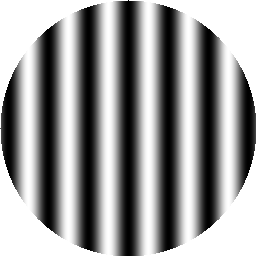
#> input picture stimuli/gabor.png, 256 x 256 px
$ python image_processing.py
#> lines starting #> are read from the running program, lines starting #| are printed output that depends on the picture; after the words box and inside, x2 and y2 are one past the last pixel; in counts of white or black regions, pixels touching at a corner belong together
from pathlib import Path

from PIL import Image, ImageOps, ImageFilter
import numpy as np


def prepare_image(
    input_path: Path,
    m: int,
    red_rgb255 : tuple,
    green_rgb255: tuple,
    output_path: Path | None = None,
    ori: int | None = None
) -> dict:
    """
    Preparing an image to be displayed in a DCM experiment as folows:
    1. Loading image on a transparent or white background.
    2. Making visible pixels grayscale, background white (temporaly colors).
    3. Stretching to fit m×m square.
    4. Applying Gaussian smoothing with a specified radius.
    5. Dithering to black & white
    6. Repainting white to color_background, black to color_object.

    If ori is not None, the relative size of the stimulus on the background would be normalized to allow
        the full display of the stimulus with all possible degrees of rotation.
    """
#> called with m = 175, red_rgb255 = (150, 110, 0), green_rgb255 = (110, 150, 0), ori = 0

    stim: Image = Image.open(input_path).convert("RGBA")
#> stim is the input picture: PIL image 256x256 RGBA; mean R, G, B, A 153.8, 153.8, 153.8, 255
    _r, _g, _b, alpha = stim.split()
#> alpha: PIL image 256x256 L; every value is 255

    stim= stim.convert("L")  # to graysclale
    white_bg = Image.new("L", stim.size, 255)
    img = Image.composite(stim, white_bg, alpha)

    if ori is not None:
        m_normalized = int(m/np.sqrt(2))
        img = img.resize((m_normalized, m_normalized), Image.Resampling.LANCZOS)
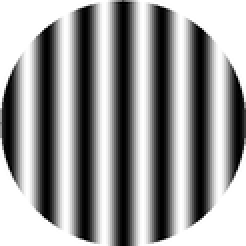
#> img: PIL image 123x123 L (shown 2 times larger); min 0, max 255, mean 153.6
        offset = ((m - m_normalized)//2, (m-m_normalized)//2)

        canvas = Image.new("L", (m,m), 255)
#> canvas: PIL image 175x175 L; every value is 255
        canvas.paste(img, offset)
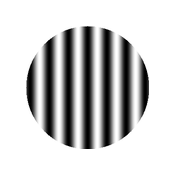
#> canvas: PIL image 175x175 L; min 0, max 255, mean 204.9
        canvas = canvas.rotate(ori, expand = False, fillcolor = 255)
    elif ori is None:
        img = img.resize((m, m), Image.Resampling.LANCZOS)
        canvas = img

    blur_radius = round(m/20)
    filter_for_blurring = ImageFilter.GaussianBlur(blur_radius)
    canvas = canvas.filter(filter_for_blurring)
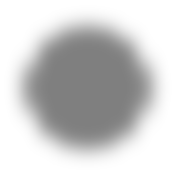
#> canvas: PIL image 175x175 L; min 127, max 255, mean 204.9

    bw = canvas.convert("1")  # dithering
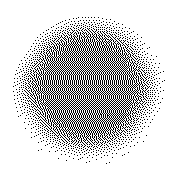
#> bw: PIL image 175x175 1; 80.5% white; black in thin lines or dots, all inside (x1, y1, x2, y2) = (13, 17, 165, 164)
    #print("A", bw.size)

    red_bg_image = ImageOps.colorize(
        bw.convert("L"),
        black=green_rgb255,
        white=red_rgb255,
    )
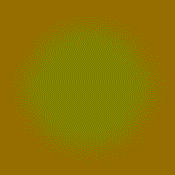
#> red_bg_image: PIL image 175x175 RGB; mean R, G, B 142.2, 117.8, 0
    green_bg_image = ImageOps.colorize(
        bw.convert("L"),
        black=red_rgb255,
        white=green_rgb255,
    )
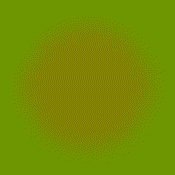
#> green_bg_image: PIL image 175x175 RGB; mean R, G, B 117.8, 142.2, 0

    stim_images = {"red" : red_bg_image, "green" : green_bg_image}
    #saving an example of final image
    if output_path is not None:
        green_bg_image.save(output_path)

    return stim_images


if __name__ == "__main__":
    prepare_image(
        input_path=Path("stimuli") / "gabor.png",
        output_path=Path("output.png"),
        m=175,
        red_rgb255=(150, 110, 0),
        green_rgb255=(110, 150, 0),
        ori = 0
    )
